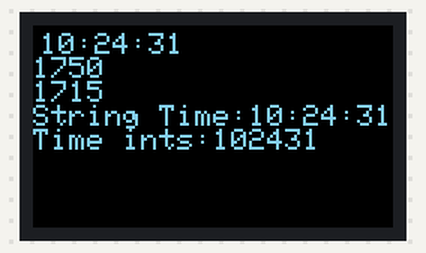
Bench run of a sketch on a simulated ESP32. On the bench: 240×135 colour display. WiFi joins after 1.5 s; servers stay silent unless stated; network time is answered at once with the bench clock; the local clock reads 2024-03-15 10:24:30 at power-on unless the sketch sets it.

Above: at 1.8 s.
At 6.0 s:
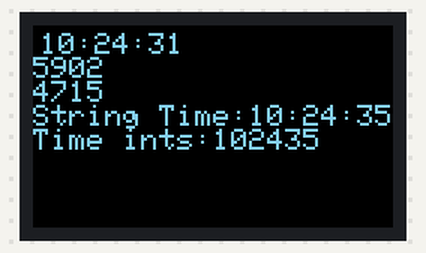
At 10.1 s:
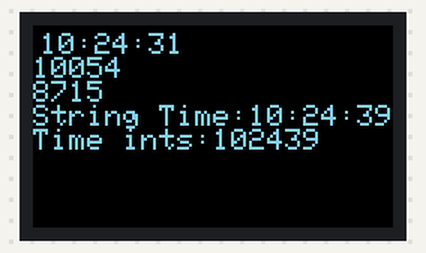
At 19.5 s:
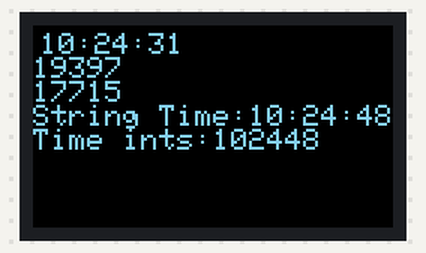
At 28.8 s:
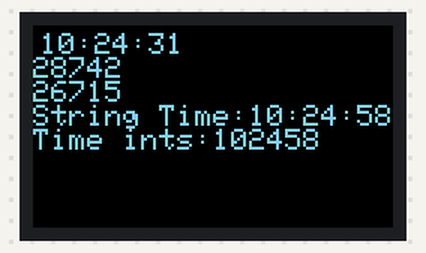
At 38.1 s:
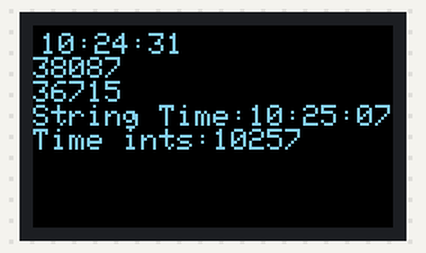

The sketch:

Ntp_get_time_and_update.ino
```cpp
// Default color definitions
#define TFT_BLACK       0x0000      /*   0,   0,   0 */
#define TFT_NAVY        0x000F      /*   0,   0, 128 */
#define TFT_DARKGREEN   0x03E0      /*   0, 128,   0 */
#define TFT_DARKCYAN    0x03EF      /*   0, 128, 128 */
#define TFT_MAROON      0x7800      /* 128,   0,   0 */
#define TFT_PURPLE      0x780F      /* 128,   0, 128 */
#define TFT_OLIVE       0x7BE0      /* 128, 128,   0 */
#define TFT_LIGHTGREY   0xD69A      /* 211, 211, 211 */
#define TFT_DARKGREY    0x7BEF      /* 128, 128, 128 */
#define TFT_BLUE        0x001F      /*   0,   0, 255 */
#define TFT_GREEN       0x07E0      /*   0, 255,   0 */
#define TFT_CYAN        0x07FF      /*   0, 255, 255 */
#define TFT_RED         0xF800      /* 255,   0,   0 */
#define TFT_MAGENTA     0xF81F      /* 255,   0, 255 */
#define TFT_YELLOW      0xFFE0      /* 255, 255,   0 */
#define TFT_WHITE       0xFFFF      /* 255, 255, 255 */
#define TFT_ORANGE      0xFDA0      /* 255, 180,   0 */
#define TFT_GREENYELLOW 0xB7E0      /* 180, 255,   0 */
#define TFT_PINK        0xFE19      /* 255, 192, 203 */
#define TFT_BROWN       0x9A60      /* 150,  75,   0 */
#define TFT_GOLD        0xFEA0      /* 255, 215,   0 */
#define TFT_SILVER      0xC618      /* 192, 192, 192 */
#define TFT_SKYBLUE     0x867D      /* 135, 206, 235 */
#define TFT_VIOLET      0x915C      /* 180,  46, 226 */

#define FF17 &FreeSans9pt7b
#define FF21 &FreeSansBold9pt7b
#define ROW1 0,16
#define ROW2 0,38
#define ROW3 0,60
#define ROW4 0,82
#define ROW5 0,104
#define ROW6 0,126

#include <SPI.h> // Communication with display?
#include <TFT_eSPI.h> // Display

#include <WiFi.h>


// Your WiFi credentials.
char ssid[] = "";
char pass[] = "";


#include <NTPClient.h>  //for time

//For NTP time
// By default 'pool.ntp.org' is used with 60 seconds update interval and
// no offset
WiFiUDP ntpUDP;
NTPClient timeClient(ntpUDP);

// You can specify the time server pool and the offset, (in seconds)
// additionally you can specify the update interval (in milliseconds).
// NTPClient timeClient(ntpUDP, "europe.pool.ntp.org", 3600, 60000);


long ntpTime = 0;
unsigned long timeSyncMillis;
String ntpTimeStr = "";
String timeStrToPrint = "";

const unsigned long maxMillis = 4294967295; // when millis rolls over
int days = 0;
int hours = 0;
int minutes = 0;
int seconds = 0;


// NeoPixel Values
#define PIXELPIN   5
#define NUMPIXELS  5
#define pixlux    20  //saturation level for NeoPixels colors
TFT_eSPI tft = TFT_eSPI(135, 240);

void setup()
{
  tft.begin();
  tft.setRotation(1); // 1 LAndscape, 0 Portrait
  tft.fillScreen(TFT_BLACK);
  tft.setTextColor(TFT_SKYBLUE);//0x5E85
  tft.setTextSize(2);

  WiFi.begin(ssid, pass);

  while (WiFi.status() != WL_CONNECTED) {
    delay(300);
    tft.print(".");
  }


// Time client
// Initialize a NTPClient to get time
  timeClient.begin();
  // Set offset time in seconds to adjust for your timezone, for example:
  // GMT +1 = 3600
  // GMT +8 = 28800
  // GMT -1 = -3600
  // GMT 0 = 0
timeClient.setTimeOffset(10800);   /*EDDITTTTTTTTTTTTTTTTTTTTTTTT                      */

timeClient.begin();
getTime();
ntpTimeStrToInts();
}

void loop()
{
tft.fillScreen(TFT_BLACK); // Clear and set background color
tft.setCursor(5, 5);

//checkNtpsStringUpdate();

tft.println(ntpTimeStr);
tft.println(millis());
tft.println(timeSyncMillis);


currentTime();
printTime();
tft.print("Time ints:");
tft.print(hours);
tft.print(minutes);
tft.println(seconds);
delay(1000);


}
//// ftions
void checkNtpsStringUpdate()
{

  if (hours == timeClient.getHours() && minutes == timeClient.getMinutes())
    {
      tft.println("Karamba");
    }
 else //(ntpTimeStr == "01:00:10" || ntpTimeStr == "00:00:10")
    {
      getTime();
      ntpTimeStrToInts();
    }
  }

int ntpTimeStrToInts()
// ftion splits ntps time string and assigns to global variables
{
   // split string to strings
   String hr = ntpTimeStr.substring(0, 2);   //captures first data String myString.substring(from, to)
 tft.print(hr);
   String mins = ntpTimeStr.substring(3, 5);   //captures second data String
 tft.print(mins);
   String sec = ntpTimeStr.substring(6, 8);
 tft.println(sec);                                                          //Time we are converting. This can be passed from another function.

 // change strings to int and save to globals
  hours = hr.toInt();                                                        //Number of seconds in an hour
  tft.print(hr);
  minutes = mins.toInt();                                              //Remove the number of hours and calculate the minutes.
  tft.print(mins);
  seconds = sec.toInt();                                            //Remove the number of hours and minutes, leaving only seconds.
  tft.println (sec);
}
int currentTime()
//takes ntpTime, adds current millis - timeSyncMillis, updates timeSyncMillis, updates
// globals (hours, minutes and seconds) current time
{
  unsigned long deltaTime = (millis() - timeSyncMillis);
  timeSyncMillis = millis();
  float deltaSeconds = deltaTime/1000;
  timeSyncMillis -= deltaTime - round(deltaSeconds) * 1000; // to compensate those sec, what was lost during rounding
   seconds += round(deltaSeconds); // Use round to get more precise time, or looses ~3 min on 3hours
   while (seconds >59)
    {seconds -= 60;
    minutes+=1;}
  while (minutes >59)
    {minutes -= 60;
    hours+=1;}
  while (hours > 23)
    {hours -= 24;
    days +=1;}
  }

void printTime()
// Takes globals (hours, minutes and seconds) of current time, changes to Strings,
// adds 0 to value less than 10 and Prints to tft
{
  String hr = "";
  String mins = "";
  String sec = "";
  //Adds 0 to seconds string< than 10
  if (seconds < 10)
  {sec = ("0" + String(seconds));}
  else {sec = (String(seconds));}

  //Adds 0 to minutes string< than 10
  if (minutes < 10)
  {mins = ("0" + String(minutes));}
  else {mins = (String(minutes));}

  //Adds 0 to hours string < than 10
  if (hours < 10)
  {hr = ("0" + String(hours));}
  else {hr = (String(hours));}


  timeStrToPrint = (hr + ":" + mins + ":" + sec);  //Converts to HH:MM:SS string. This can be returned to the calling function.
  tft.print("String Time:");
  tft.println (timeStrToPrint);
  }


int getTime()
// Gets time from server and syncs ntpSyncMillis with millis()
{
  timeClient.update();
  ntpTimeStr = timeClient.getFormattedTime();
  timeSyncMillis = millis();
  }
```

Measured:
- what the display in image 0 shows lasts 1.0 s, from 1.8 s to 2.8 s
